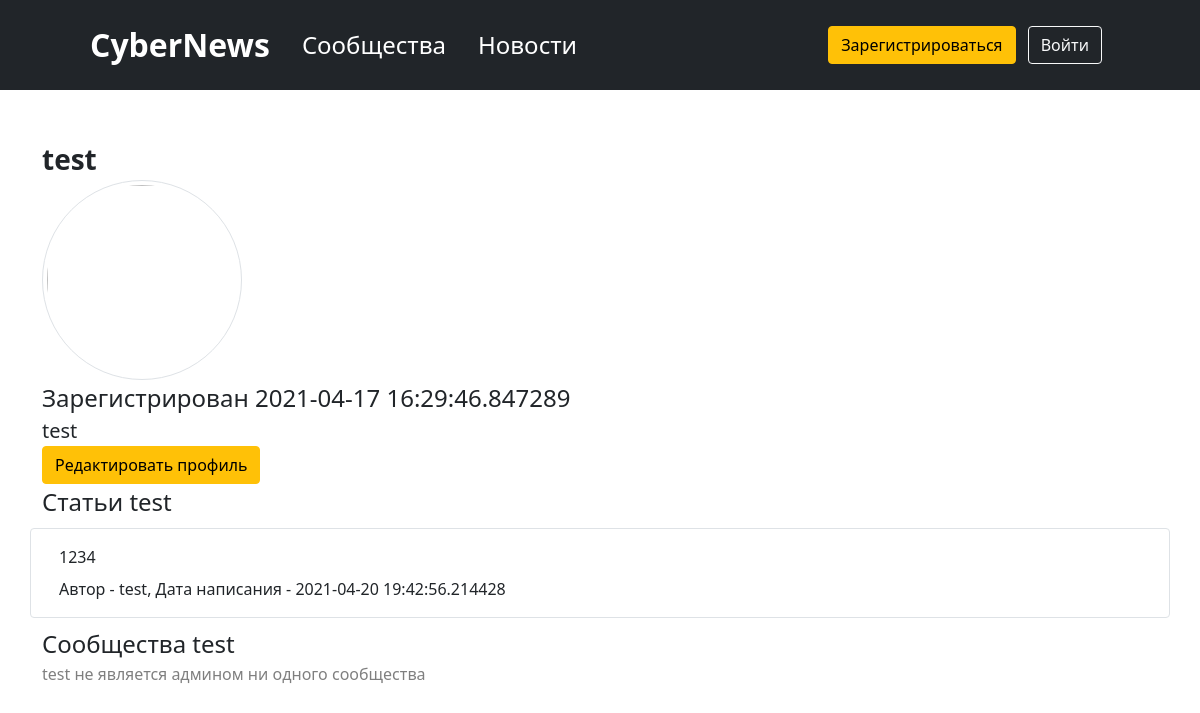
Before: /profile/id5 with the older database file.
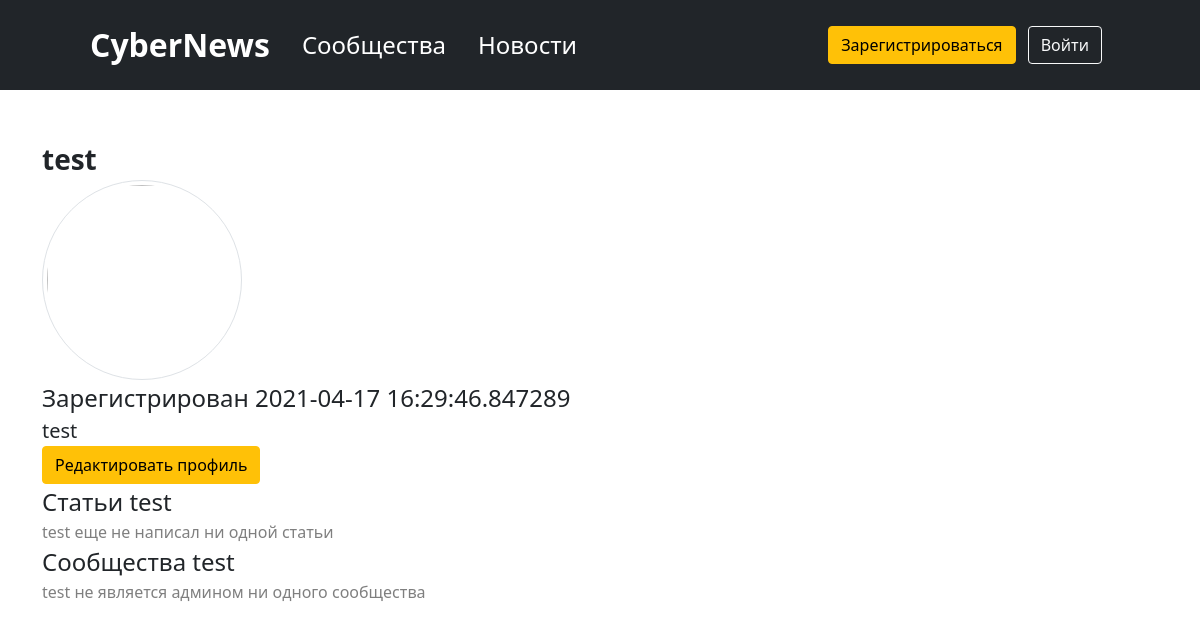
After: the same page with the newer database file.
### data/news.py (models this page shows, shortened)
class News(SqlAlchemyBase):
    __tablename__ = 'news'
    id = sqlalchemy.Column(sqlalchemy.Integer,
                           primary_key=True, autoincrement=True)
    title = sqlalchemy.Column(sqlalchemy.String, nullable=True)
    content = sqlalchemy.Column(sqlalchemy.String, nullable=True)
    created_date = sqlalchemy.Column(sqlalchemy.DateTime,
                                     default=datetime.datetime.now)
    is_private = sqlalchemy.Column(sqlalchemy.Boolean, default=True)
    user_id = sqlalchemy.Column(sqlalchemy.Integer,
                                sqlalchemy.ForeignKey("users.id"))
    is_published_by_community = sqlalchemy.Column(sqlalchemy.Boolean, default=False)
    community_id = sqlalchemy.Column(sqlalchemy.Integer, sqlalchemy.ForeignKey('communities.id'),
                                     default=None, nullable=True)
    user = orm.relation('User')
    community = orm.relation('Community')
    categories = orm.relation("Category",
                              secondary="association",
                              backref="news")

### data/users.py (models this page shows, shortened)
class User(UserMixin, SqlAlchemyBase):
    __tablename__ = 'users'
    id = sqlalchemy.Column(sqlalchemy.Integer,
                           primary_key=True, autoincrement=True)
    name = sqlalchemy.Column(sqlalchemy.String, nullable=True)
    about = sqlalchemy.Column(sqlalchemy.String, nullable=True)
    email = sqlalchemy.Column(sqlalchemy.String,
                              index=True, unique=True, nullable=True)
    hashed_password = sqlalchemy.Column(sqlalchemy.String, nullable=True)
    created_date = sqlalchemy.Column(sqlalchemy.DateTime,
                                     default=datetime.datetime.now, nullable=True)
    avatar = sqlalchemy.Column(sqlalchemy.BLOB)
    subscribes_community = orm.relationship('Community', secondary='subscribes_user_to_community', backref=orm.backref('subscribers', lazy='dynamic'))
    news = orm.relation("News", back_populates='user')
    communities = orm.relation('Community', back_populates='creator')

### main.py (the view)
@app.route('/profile/id<int:id>')
def profile(id):
    db_sess = db_session.create_session()
    user = db_sess.query(User).filter(User.id == id).first()
    news = user.news
    coms = user.communities
    return render_template('profile.html', news=news, coms=coms, user=user)

### data/db_session.py (called while the page is built)
def create_session() -> Session:
    global __factory
    return __factory()

### templates/profile.html (shortened to what this page needs)
{% extends "base.html" %}
{% block content %}
<div class="fs-3 fw-bold">{{ user.name }}</div>
<div class=""><img src="{{ url_for('user_avatar', id=user.id) }}" class="rounded-circle img-thumbnail" style="object-fit: cover;
     		width:200px; height: 200px"></div>
<div class="fs-4">Зарегистрирован {{ user.created_date }}</div>
<div class="fs-5">{{ user.about }}</div>
<a href="/profile/edit" class="btn btn-warning">
    Редактировать профиль
</a>
<div class="fs-4">Статьи {{ user.name }}</div>
{% if news %}
    {% for item in news%}
        <div class="row gap-2 p-3 my-2 border rounded">
            <div>
                {{item.content}}
            </div>
            <div>
                Автор - {{item.user.name}}, Дата написания - {{item.created_date}}
            </div>
        </div>
    {% endfor %}
{% else %}
    <div class="'fs-5 text-black-50">{{ user.name }} еще не написал ни одной статьи</div>
{% endif %}
<div class="fs-4">Сообщества {{ user.name }}</div>
{% if coms %}
    {% for item in coms%}
        <div class="row gap-2 p-3 my-2 border rounded">
            <h2><a class="text-decoration-none text-body" href="/community/id{{ item.id }}">{{item.name}}</a></h2>
            <div>
                {{item.description[:40] + '...'}}
            </div>
            <div>
                Создатель - {{item.creator.name}}, Дата создания - {{item.created_date}}
            </div>
            {% if current_user.is_authenticated and current_user == item.creator %}
            <div>
                <a href="/community/edit/id{{ item.id }}" class="btn btn-warning">
                    Изменить
                </a>
                <a href="/community/delete/id{{ item.id }}" class="btn btn-danger">
                    Удалить
                </a>
            </div>
            {% endif %}
        </div>
    {% endfor %}
{% else %}
    <div class="'fs-5 text-black-50">{{ user.name }} не является админом ни одного сообщества</div>
{% endif %}
{% endblock %}

Changed rows visible on the page:
removed News: content "1234", user.name "test", created_date "2021-04-20 19:42:56.214428"
shown differently, row unchanged: User "test": name (not shown) → "test"
Other visible differences:
text now shown: "еще не написал ни одной статьи"
